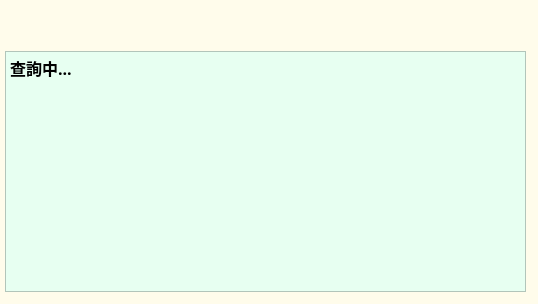
<?xml version="1.0" encoding="UTF-8"?>
<ui version="4.0">
 <class>Cert</class>
 <widget class="QDialog" name="Cert">
  <property name="geometry">
   <rect>
    <x>0</x>
    <y>0</y>
    <width>538</width>
    <height>304</height>
   </rect>
  </property>
  <property name="windowTitle">
   <string>證照查詢</string>
  </property>
  <property name="styleSheet">
   <string notr="true">background-color: rgb(255, 252, 235);</string>
  </property>
  <widget class="QTextBrowser" name="textBrowser">
   <property name="geometry">
    <rect>
     <x>5</x>
     <y>51</y>
     <width>521</width>
     <height>241</height>
    </rect>
   </property>
   <property name="font">
    <font>
     <family>微軟正黑體</family>
     <pointsize>10</pointsize>
     <italic>false</italic>
     <bold>true</bold>
    </font>
   </property>
   <property name="styleSheet">
    <string notr="true">font: 700 10pt &quot;微軟正黑體&quot;;
background-color: rgb(231, 255, 241);</string>
   </property>
   <property name="markdown">
    <string>`查詢中...`

</string>
   </property>
   <property name="html">
    <string>&lt;!DOCTYPE HTML PUBLIC &quot;-//W3C//DTD HTML 4.0//EN&quot; &quot;http://www.w3.org/TR/REC-html40/strict.dtd&quot;&gt;
&lt;html&gt;&lt;head&gt;&lt;meta name=&quot;qrichtext&quot; content=&quot;1&quot; /&gt;&lt;meta charset=&quot;utf-8&quot; /&gt;&lt;style type=&quot;text/css&quot;&gt;
p, li { white-space: pre-wrap; }
hr { height: 1px; border-width: 0; }
li.unchecked::marker { content: &quot;\2610&quot;; }
li.checked::marker { content: &quot;\2612&quot;; }
&lt;/style&gt;&lt;/head&gt;&lt;body style=&quot; font-family:'微軟正黑體'; font-size:10pt; font-weight:700; font-style:normal;&quot;&gt;
&lt;p style=&quot; margin-top:8px; margin-bottom:8px; margin-left:0px; margin-right:0px; -qt-block-indent:0; text-indent:0px;&quot;&gt;&lt;span style=&quot; font-family:'標楷體'; font-size:12pt;&quot;&gt;查詢中...&lt;/span&gt;&lt;/p&gt;&lt;/body&gt;&lt;/html&gt;</string>
   </property>
  </widget>
 </widget>
 <resources/>
 <connections/>
</ui>
